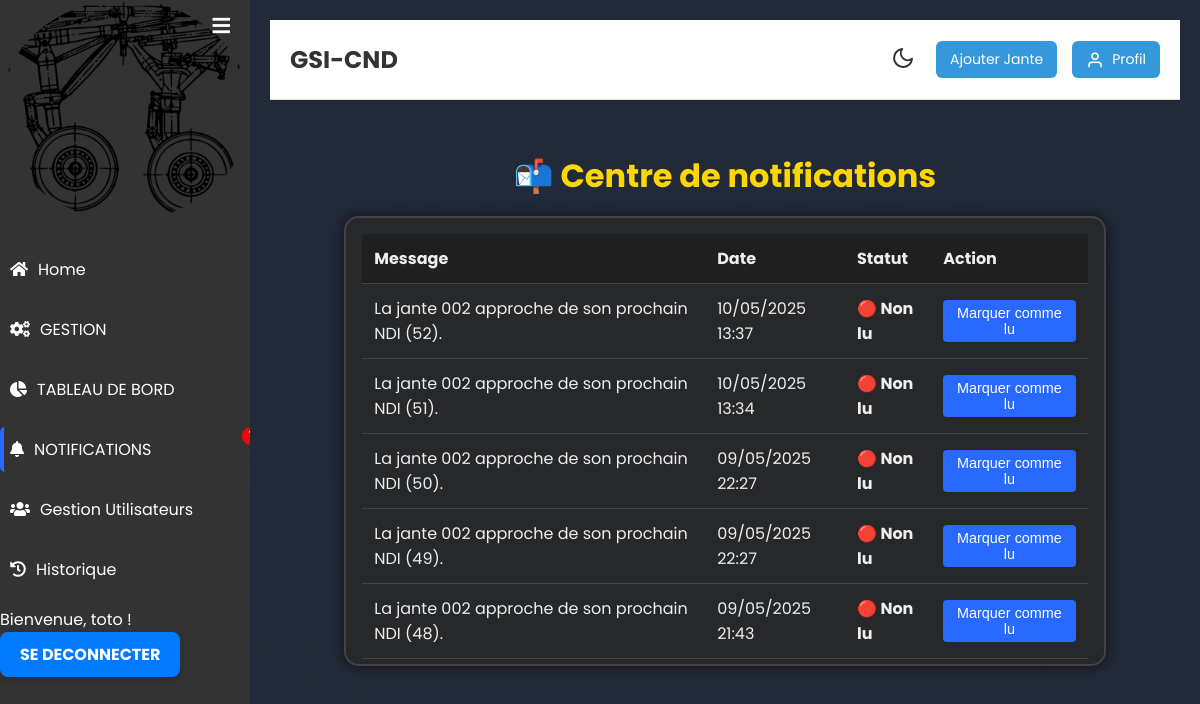
Page /NOTIFICATIONS/ (signed in) on the committed database.
### authentification/models.py (models this page shows, shortened)
class User(AbstractUser):
    GRADE_CHOICES = (
        ('SGT', 'Sergent'),
        ('SCH', 'Sous-chef'),
        ('ADJ', 'Adjudant'),
        ('ADC', 'Adjudant-chef'),
        ('SLT', 'Sous-lieutenant'),
        ('LT', 'Lieutenant'),
        ('CNE', 'Capitaine'),
        ('CDT', 'Commandant'),
        ('LT-COL', 'Lieutenant-colonel'),
        ('COL', 'Colonel'),
    )
    grade = models.CharField(
        max_length=10,
        choices=GRADE_CHOICES,
        verbose_name='Grade',
        default='SGT'
    )

### blog/models.py (models this page shows, shortened)
class Notification(models.Model):
    message = models.CharField(max_length=255)
    created_at = models.DateTimeField(auto_now_add=True)
    is_read = models.BooleanField(default=False)

### blog/views.py (the view)
# urls.py: path('NOTIFICATIONS/', blog_views.NOTIFICATIONS_view, name='NOTIFICATIONS'),
@login_required
def NOTIFICATIONS_view(request):
    notifications = Notification.objects.all().order_by('-created_at')  # Trier par date décroissante
    return render(request, 'blog/NOTIFICATIONS.html', {'notifications': notifications})

### blog/context_processors.py (called while the page is built)
def notifications_processor(request):
    if request.user.is_authenticated:
        return {
            'notifications': Notification.objects.filter(is_read=False).order_by('-created_at')
        }
    return {}  # Ne retourne rien si l'utilisateur n'est pas connecté

### blog/templates/blog/NOTIFICATIONS.html (shortened to what this page needs)
{% extends "blog/base_blog.html" %}
{% block content %}
<div class="notifications-wrapper">
    <h2>📬 Centre de notifications</h2>
    {% if notifications %}
        <div class="notifications-dialogue-box">
            <table class="notifications-table">
                <thead>
                    <tr>
                        <th>Message</th>
                        <th>Date</th>
                        <th>Statut</th>
                        <th>Action</th>
                    </tr>
                </thead>
                <tbody>
                    {% for notification in notifications %}
                    <tr data-notification-id="{{ notification.id }}">
                        <td>{{ notification.message }}</td>
                        <td>{{ notification.created_at|date:"d/m/Y H:i" }}</td>
                        <td class="status-cell">🔴 Non lu</td>
                        <td class="action-cell">
                            <button class="mark-single-read-btn" data-notification-id="{{ notification.id }}">
                                Marquer comme lu
                            </button>
                        </td>
                    </tr>
                    {% endfor %}
                </tbody>
            </table>
        </div>
    {% else %}
        <p>Vous n'avez aucune notification.</p>
    {% endif %}
</div>
{% endblock content %}

### blog/templates/blog/zone_gauche.html (shortened to what this page needs)
{% load static %}
<div id="sidebar" class="sidebar">
    <button id="toggle-sidebar" title="Ouvrir / Fermer la barre latérale" class="sidebar-toggle">
        <i id="sidebar-icon" class="fas fa-bars"></i>
    </button>
    <div class="sidebar-header">
        <div class="app-icon">
            <img src="{% static 'img/jante.webp' %}" alt="Jante" style="width: 100%; height: auto;">
        </div>
    </div>
    <ul class="sidebar-list">
        <li class="sidebar-list-item {% if request.resolver_match.url_name == 'home' %}active{% endif %}">
            <a href="{% url 'home' %}">
                <i class="fas fa-home"></i>
                <span>Home</span>
            </a>
        </li>
        <li class="sidebar-list-item {% if request.resolver_match.url_name == 'gestion' %}active{% endif %}">
            <a href="{% url 'gestion' %}">
                <i class="fas fa-cogs"></i>
                <span>GESTION</span>
            </a>
        </li>
        <li class="sidebar-list-item {% if request.resolver_match.url_name == 'TABLEAU_BORD' %}active{% endif %}">
            <a href="{% url 'TABLEAU_BORD' %}">
                <i class="fas fa-chart-pie"></i>
                <span>TABLEAU DE BORD</span>
            </a>
        </li>
        <li class="sidebar-list-item {% if request.resolver_match.url_name == 'NOTIFICATIONS' %}active{% endif %}">
            <a href="{% url 'NOTIFICATIONS' %}" class="notification-link" style="position: relative;">
                <i class="fas fa-bell"></i>
                <span>NOTIFICATIONS</span>
                <span id="notif-count" class="notif-badge" style="display: none;">0</span>
            </a>
        </li>
        {% if user.is_superuser %}
        <li class="sidebar-list-item {% if request.resolver_match.url_name == 'user_management' %}active{% endif %}">
            <a href="{% url 'user_management' %}">
                <i class="fas fa-users"></i>
                <span>Gestion Utilisateurs</span>
            </a>
        </li>
        <li class="sidebar-list-item {% if request.resolver_match.url_name == 'action_history' %}active{% endif %}">
            <a href="{% url 'action_history' %}">
                <i class="fas fa-history"></i>
                <span>Historique</span>
            </a>
        </li>
        {% endif %}
    </ul>
    <div class="account-info">
        <div class="account-info-name">Bienvenue, {{ user.username }} !</div>
        {% if user.is_authenticated %}
            <a href="{% url 'logout' %}" class="logout-link">SE DECONNECTER</a>
        {% endif %}
    </div>
</div>
<link href="https://cdnjs.cloudflare.com/ajax/libs/font-awesome/5.15.4/css/all.min.css" rel="stylesheet">

### blog/static/blog/home.css (style rules this page uses)
* { box-sizing: border-box; margin: 0; padding: 0; }
body, html { height: 100%; width: 100%; font-family: "Poppins", sans-serif; background-image: url("/static/img/T6-C.jpg"); background-size: cover; background-position: center; background-repeat: no-repeat; color: #fff; }
.sidebar { width: 250px; background-color: #333; color: white; height: 100%; position: fixed; top: 0; left: 0; overflow-y: auto; }
.sidebar-header { text-align: center; margin-bottom: 20px; }
.sidebar-header img { width: 100px; height: auto; border-radius: 50%; }
.sidebar-list { list-style: none; }
.sidebar-list-item { margin-bottom: 15px; }
.sidebar-list-item a { text-decoration: none; color: #fff; display: flex; align-items: center; padding: 10px; border-radius: 5px; transition: background-color 0.3s ease; }
.sidebar-list-item.active a { border-left: 4px solid rgba(40, 105, 255, 1); padding-left: 6px; }
button, .action-button { background-color: #2869ff; color: #fff; border: none; padding: 5px 10px; border-radius: 5px; cursor: pointer; font-size: 12px; transition: background-color 0.3s ease; }
.logout-link { display: inline-block; background-color: #007bff; color: #ffffff; padding: 10px 20px; border-radius: 8px; text-decoration: none; font-weight: bold; text-align: center; transition: background-color 0.3s ease, transform 0.2s ease; box-shadow: 0 4px 6px rgba(0, 0, 0, 0.1); }
body::after { content: "MODE CLAIR ACTIF"; position: fixed; bottom: 0; right: 0; background: red; color: white; font-size: 12px; padding: 4px 8px; z-index: 9999; }
.notifications-wrapper { display: flex; flex-direction: column; align-items: center; justify-content: start; padding: 2rem; color: #fff; text-align: center; }
.notifications-wrapper h2 { margin-bottom: 1rem; font-size: 2rem; color: #ffd700; }
.notifications-dialogue-box { width: 90%; max-width: 900px; max-height: 450px; overflow-y: auto; background-color: rgba(40, 40, 40, 0.9); border-radius: 15px; border: 2px solid #444; box-shadow: 0 0 15px rgba(0, 0, 0, 0.6); padding: 1rem; }
.notifications-table { width: 100%; border-collapse: collapse; color: #eee; }
.notifications-table thead { position: sticky; top: 0; background-color: #1f1f1f; }
.notifications-table th, .notifications-table td { padding: 12px; border-bottom: 1px solid #444; text-align: left; }
.mark-single-read-btn { padding: 5px 10px; background-color: #2869ff; color: white; border: none; border-radius: 4px; cursor: pointer; font-size: 0.9rem; }
.action-cell { text-align: center; min-width: 150px; }
.mark-single-read-btn { padding: 5px 10px; background-color: #2869ff; color: white; border: none; border-radius: 4px; cursor: pointer; transition: all 0.3s; }
.status-cell { font-weight: bold; }
#toggle-sidebar { transition: all 0.3s ease; }

### blog/templates/blog/base_blog.html (style rules this page uses)
.sidebar .sidebar-list-item i { margin-right: 0.5rem; }

### blog/templates/blog/zone_gauche.html (style rules this page uses)
.sidebar-toggle { position: absolute; top: 10px; right: 10px; background: none; border: none; color: white; font-size: 20px; cursor: pointer; z-index: 1001; }
.notif-badge { position: absolute; top: 0; right: -10px; background-color: red; color: white; font-size: 11px; font-weight: bold; padding: 2px 6px; border-radius: 12px; display: flex; align-items: center; justify-content: center; min-width: 18px; height: 18px; }
.sidebar .sidebar-list-item i { margin-right: 10px; }

### rows in the picture
User: username "toto"
Notification: message "La jante 002 approche de son prochain NDI (52).", created_at "10/05/2025 13:37"
Notification: message "La jante 002 approche de son prochain NDI (51).", created_at "10/05/2025 13:34"
Notification: message "La jante 002 approche de son prochain NDI (50).", created_at "09/05/2025 22:27"
Notification: message "La jante 002 approche de son prochain NDI (49).", created_at "09/05/2025 22:27"
Notification: message "La jante 002 approche de son prochain NDI (48).", created_at "09/05/2025 21:43"
